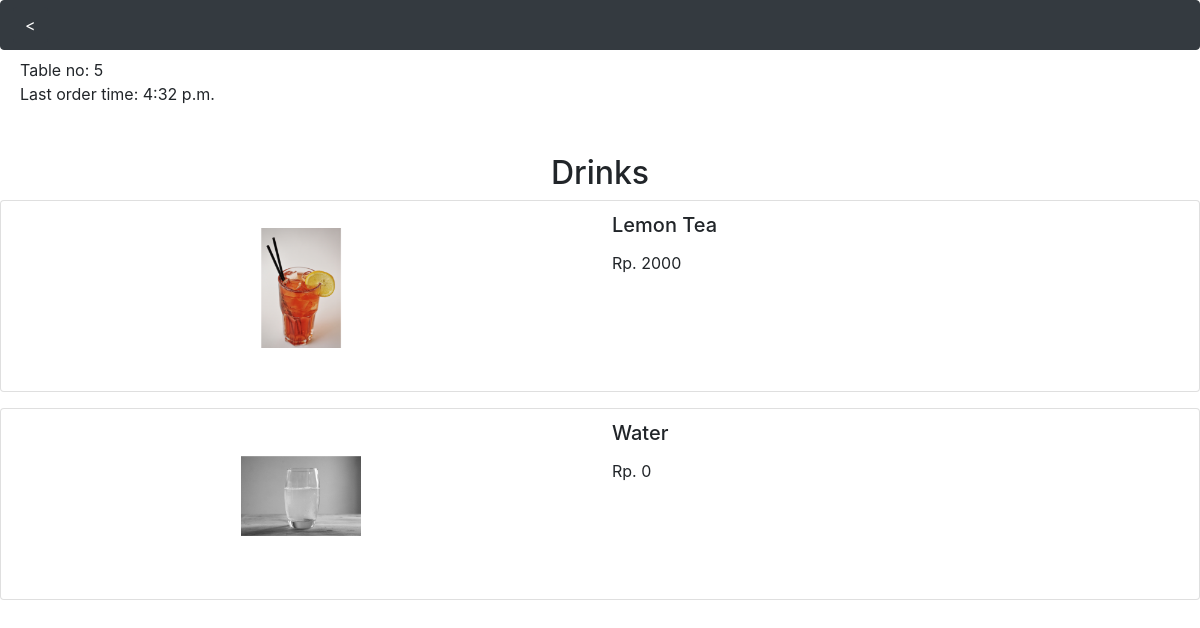
/order/4 (signed in), run on the app's committed database.
### resto/models.py (models this page shows, shortened)
class User(AbstractUser):
    expiry = models.TimeField()
    table_no = models.IntegerField(blank=True, default=1, choices=((i,i) for i in range(1, 11)))

class Category(models.Model):
    title = models.CharField(max_length=200)
    pic = models.ImageField(null=True, blank=True, upload_to="images/")
    def __str__(self):
        return f"{self.title}"

class Item(models.Model):
    title = models.CharField(max_length=200)
    pic = models.ImageField(null=True, blank=True, upload_to="images/")
    description = models.TextField(blank=True)
    price = models.IntegerField(default=0)
    category = models.ForeignKey("Category", on_delete=models.CASCADE, related_name="options", default=1)

### resto/views.py (the view)
# urls.py: path("order/<int:cat_id>", views.extend, name="extend"),
@login_required
def extend(request, cat_id):
    nowtime = time()
    expiry = request.user.expiry
    if nowtime > expiry:
        return render(request, "expired.html")
    return render(request, "menu_ext.html", {
        "title": Category.objects.get(id=cat_id),
        "items": Item.objects.all().filter(category=cat_id),
        "time": request.user.expiry,
        "no": request.user.table_no,
    })

### resto/views.py (called while the page is built)
def time():
    kuala_lumpur = pytz.timezone('Asia/Kuala_Lumpur')
    now = datetime.now()
    now_in_kuala_lumpur = now.astimezone(kuala_lumpur)
    nowtime = now_in_kuala_lumpur.time()
    return nowtime

### resto/templates/menu_ext.html (shortened to what this page needs)
{% extends "layout.html" %}
{% load static %}
{% block body %}
    <div style="padding-left:20px"><div class="adv">Table no: {{ no }}  </div><div>Last order time: {{ time }}</div></div><br><br>
    <h2 style="text-align: center;">{{ title }}</h2>
    {% for item in items %}
        <div class="card mb-3">
            <table class="table table-borderless" style="width:100%">
                <tr>
                    <td style="width:50%; text-align:center; justify-content: center;"><a href="{% url 'extend' item.category.id %}"><img src="{{ item.pic.url }}" width="150"></a></td>
                    <td style="width:50%;">
                        <h5 class="card-title" >{{ item.title }}</h5>
                        <div class="adv">Rp. {{ item.price }} <span id="{{ item.id }}"></span></div>
                    </td>
                </tr>
            </table>
        </div>
    {% endfor %}
{% endblock %}

### resto/static/styles.css (style rules this page uses)
.adv { display: inline-block; min-width: 167px; width: 40%; }

### data on the page
User: expiry "4:32 p.m."
Category: title "Drinks"
Item: pic (picture), title "Lemon Tea", price "2000"
Item: pic (picture), title "Water", price "0"

### other printed values
{{ no }} "5"
